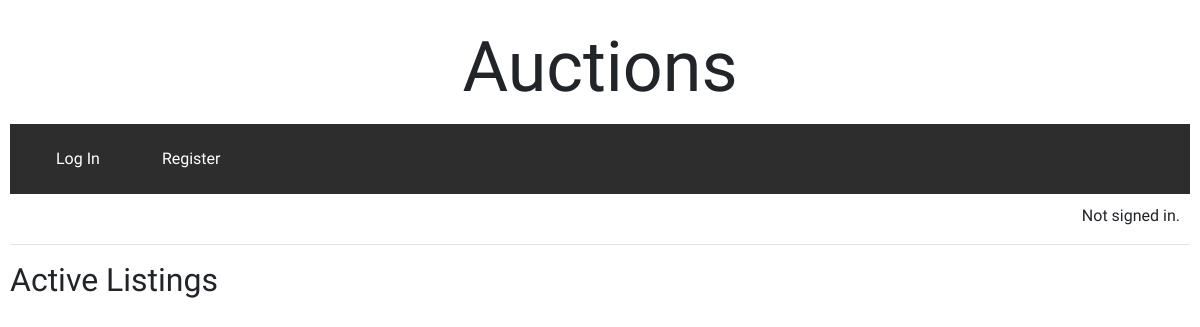
Before: / with the older database file.
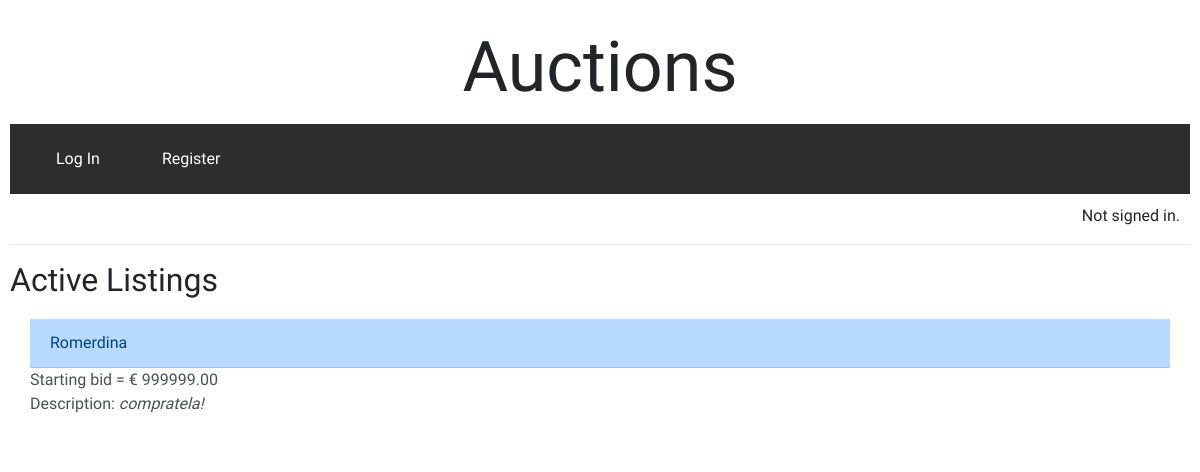
After: the same page with the newer database file.
### auctions/models.py (models this page shows, shortened)
class Auction(models.Model):
    title = models.CharField(max_length=64)
    description = models.TextField(max_length=200)
    owner = models.ForeignKey(User, on_delete=models.CASCADE)
    start_bid = models.DecimalField(max_digits=8, decimal_places=2, default=0.00)
    active = models.BooleanField(default=True)

### auctions/views.py (the view)
# urls.py: path("", views.index, name="index"),
def index(request):
    auctions_list = Auction.objects.all()
    return render(request, "auctions/index.html", {
        "auctions_list" : auctions_list
    })

### auctions/templates/auctions/index.html
{% extends "auctions/layout.html" %}
{% block body %}
    <h2>Active Listings</h2>
    {% if auctions_list %}
    <ul class="list-group list-group-flush">
        {% for auction in auctions_list %}
            {% if auction.active == True %}
                <li class="list-group-item list-group-item-action">
                    <a href="{% url 'detail' auction.id %}" class="list-group-item list-group-item-action list-group-item-primary">{{ auction.title }}</a>Starting bid = € {{ auction.start_bid }}
                    <div class="ms-2 me-auto">
                        <p>Description: <i>{{ auction.description }}</i></p>
                    </div>
                </li>
    {% endif %}
        {% endfor %}
    </ul>
    {% endif %}
{% endblock %}

Changed rows visible on the page:
added Auction: title "Romerdina", start_bid "999999.00", description "compratela!"
